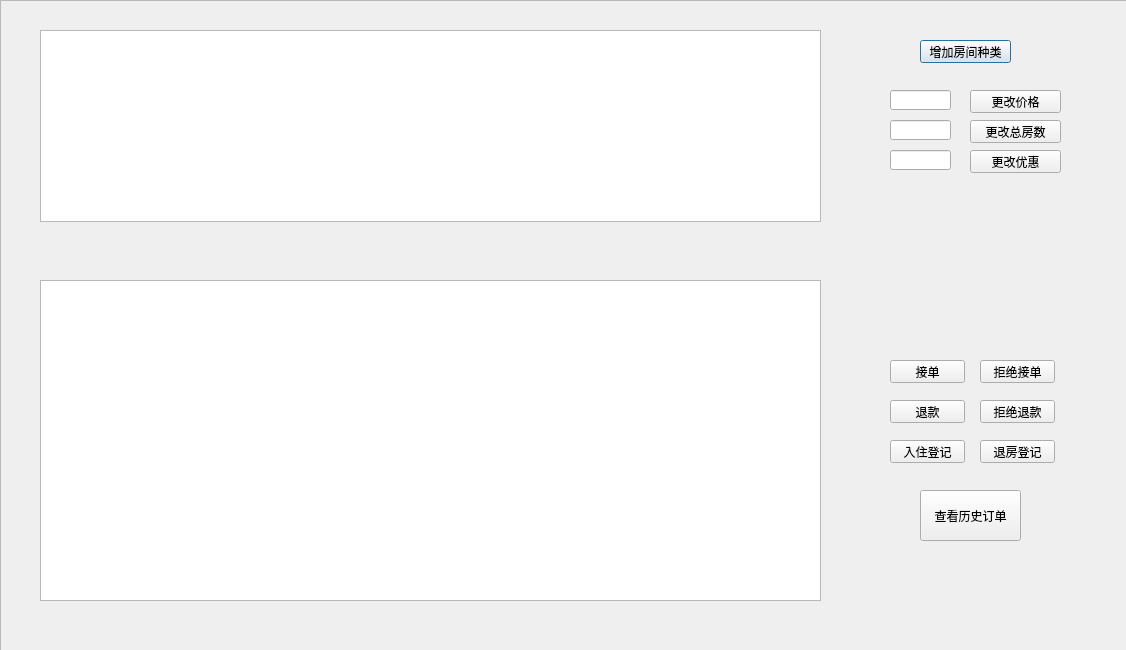
<?xml version="1.0" encoding="UTF-8"?>
<ui version="4.0">
 <class>ManagerDialog</class>
 <widget class="QDialog" name="ManagerDialog">
  <property name="geometry">
   <rect>
    <x>0</x>
    <y>0</y>
    <width>1126</width>
    <height>650</height>
   </rect>
  </property>
  <property name="windowTitle">
   <string>Dialog</string>
  </property>
  <widget class="QTableWidget" name="tableWidget">
   <property name="geometry">
    <rect>
     <x>40</x>
     <y>30</y>
     <width>781</width>
     <height>192</height>
    </rect>
   </property>
  </widget>
  <widget class="QPushButton" name="pushButton">
   <property name="geometry">
    <rect>
     <x>920</x>
     <y>40</y>
     <width>91</width>
     <height>23</height>
    </rect>
   </property>
   <property name="text">
    <string>增加房间种类</string>
   </property>
  </widget>
  <widget class="QPushButton" name="pushButton_2">
   <property name="geometry">
    <rect>
     <x>970</x>
     <y>90</y>
     <width>91</width>
     <height>23</height>
    </rect>
   </property>
   <property name="text">
    <string>更改价格</string>
   </property>
  </widget>
  <widget class="QPushButton" name="pushButton_3">
   <property name="geometry">
    <rect>
     <x>970</x>
     <y>120</y>
     <width>91</width>
     <height>23</height>
    </rect>
   </property>
   <property name="text">
    <string>更改总房数</string>
   </property>
  </widget>
  <widget class="QPushButton" name="pushButton_4">
   <property name="geometry">
    <rect>
     <x>970</x>
     <y>150</y>
     <width>91</width>
     <height>23</height>
    </rect>
   </property>
   <property name="text">
    <string>更改优惠</string>
   </property>
  </widget>
  <widget class="QLineEdit" name="lineEdit">
   <property name="geometry">
    <rect>
     <x>890</x>
     <y>90</y>
     <width>61</width>
     <height>20</height>
    </rect>
   </property>
  </widget>
  <widget class="QLineEdit" name="lineEdit_2">
   <property name="geometry">
    <rect>
     <x>890</x>
     <y>120</y>
     <width>61</width>
     <height>20</height>
    </rect>
   </property>
  </widget>
  <widget class="QLineEdit" name="lineEdit_3">
   <property name="geometry">
    <rect>
     <x>890</x>
     <y>150</y>
     <width>61</width>
     <height>20</height>
    </rect>
   </property>
  </widget>
  <widget class="QTableWidget" name="tableWidget_2">
   <property name="geometry">
    <rect>
     <x>40</x>
     <y>280</y>
     <width>781</width>
     <height>321</height>
    </rect>
   </property>
  </widget>
  <widget class="QPushButton" name="pushButton_5">
   <property name="geometry">
    <rect>
     <x>890</x>
     <y>360</y>
     <width>75</width>
     <height>23</height>
    </rect>
   </property>
   <property name="text">
    <string>接单</string>
   </property>
  </widget>
  <widget class="QPushButton" name="pushButton_6">
   <property name="geometry">
    <rect>
     <x>980</x>
     <y>360</y>
     <width>75</width>
     <height>23</height>
    </rect>
   </property>
   <property name="text">
    <string>拒绝接单</string>
   </property>
  </widget>
  <widget class="QPushButton" name="pushButton_7">
   <property name="geometry">
    <rect>
     <x>890</x>
     <y>400</y>
     <width>75</width>
     <height>23</height>
    </rect>
   </property>
   <property name="text">
    <string>退款</string>
   </property>
  </widget>
  <widget class="QPushButton" name="pushButton_8">
   <property name="geometry">
    <rect>
     <x>980</x>
     <y>400</y>
     <width>75</width>
     <height>23</height>
    </rect>
   </property>
   <property name="text">
    <string>拒绝退款</string>
   </property>
  </widget>
  <widget class="QPushButton" name="pushButton_9">
   <property name="geometry">
    <rect>
     <x>920</x>
     <y>490</y>
     <width>101</width>
     <height>51</height>
    </rect>
   </property>
   <property name="text">
    <string>查看历史订单</string>
   </property>
  </widget>
  <widget class="QPushButton" name="pushButton_10">
   <property name="geometry">
    <rect>
     <x>890</x>
     <y>440</y>
     <width>75</width>
     <height>23</height>
    </rect>
   </property>
   <property name="text">
    <string>入住登记</string>
   </property>
  </widget>
  <widget class="QPushButton" name="pushButton_11">
   <property name="geometry">
    <rect>
     <x>980</x>
     <y>440</y>
     <width>75</width>
     <height>23</height>
    </rect>
   </property>
   <property name="text">
    <string>退房登记</string>
   </property>
  </widget>
  <widget class="QFrame" name="frame">
   <property name="geometry">
    <rect>
     <x>0</x>
     <y>0</y>
     <width>1131</width>
     <height>651</height>
    </rect>
   </property>
   <property name="frameShape">
    <enum>QFrame::StyledPanel</enum>
   </property>
   <property name="frameShadow">
    <enum>QFrame::Raised</enum>
   </property>
  </widget>
  <zorder>frame</zorder>
  <zorder>tableWidget</zorder>
  <zorder>pushButton</zorder>
  <zorder>pushButton_2</zorder>
  <zorder>pushButton_3</zorder>
  <zorder>pushButton_4</zorder>
  <zorder>lineEdit</zorder>
  <zorder>lineEdit_2</zorder>
  <zorder>lineEdit_3</zorder>
  <zorder>tableWidget_2</zorder>
  <zorder>pushButton_5</zorder>
  <zorder>pushButton_6</zorder>
  <zorder>pushButton_7</zorder>
  <zorder>pushButton_8</zorder>
  <zorder>pushButton_9</zorder>
  <zorder>pushButton_10</zorder>
  <zorder>pushButton_11</zorder>
 </widget>
 <resources/>
 <connections/>
</ui>
